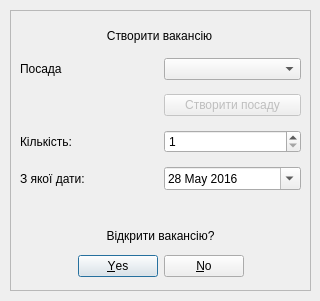
<?xml version="1.0" encoding="UTF-8"?>
<ui version="4.0">
 <class>Dialog_openVacancy</class>
 <widget class="QDialog" name="Dialog_openVacancy">
  <property name="geometry">
   <rect>
    <x>0</x>
    <y>0</y>
    <width>320</width>
    <height>301</height>
   </rect>
  </property>
  <property name="windowTitle">
   <string>Створити вакансію</string>
  </property>
  <widget class="QFrame" name="frame">
   <property name="geometry">
    <rect>
     <x>10</x>
     <y>10</y>
     <width>301</width>
     <height>281</height>
    </rect>
   </property>
   <property name="frameShape">
    <enum>QFrame::StyledPanel</enum>
   </property>
   <property name="frameShadow">
    <enum>QFrame::Raised</enum>
   </property>
   <widget class="QWidget" name="gridLayoutWidget_2">
    <property name="geometry">
     <rect>
      <x>10</x>
      <y>40</y>
      <width>281</width>
      <height>151</height>
     </rect>
    </property>
    <layout class="QGridLayout" name="gridLayout_2">
     <item row="0" column="1">
      <widget class="QComboBox" name="select_positions">
       <property name="cursor">
        <cursorShape>PointingHandCursor</cursorShape>
       </property>
      </widget>
     </item>
     <item row="3" column="0">
      <widget class="QLabel" name="label_4">
       <property name="text">
        <string>З якої дати:</string>
       </property>
      </widget>
     </item>
     <item row="2" column="1">
      <widget class="QSpinBox" name="vacCount">
       <property name="cursor">
        <cursorShape>PointingHandCursor</cursorShape>
       </property>
       <property name="minimum">
        <number>1</number>
       </property>
      </widget>
     </item>
     <item row="2" column="0">
      <widget class="QLabel" name="label_5">
       <property name="text">
        <string>Кількість:</string>
       </property>
      </widget>
     </item>
     <item row="3" column="1">
      <widget class="QDateEdit" name="openDate">
       <property name="cursor">
        <cursorShape>PointingHandCursor</cursorShape>
       </property>
       <property name="calendarPopup">
        <bool>true</bool>
       </property>
       <property name="date">
        <date>
         <year>2016</year>
         <month>5</month>
         <day>28</day>
        </date>
       </property>
      </widget>
     </item>
     <item row="0" column="0">
      <widget class="QLabel" name="label_7">
       <property name="text">
        <string>Посада</string>
       </property>
      </widget>
     </item>
     <item row="1" column="1">
      <widget class="QPushButton" name="button_createPosition">
       <property name="enabled">
        <bool>false</bool>
       </property>
       <property name="cursor">
        <cursorShape>PointingHandCursor</cursorShape>
       </property>
       <property name="text">
        <string>Створити посаду</string>
       </property>
       <property name="autoDefault">
        <bool>false</bool>
       </property>
      </widget>
     </item>
    </layout>
    <zorder>openDate</zorder>
    <zorder>label_4</zorder>
    <zorder>label_5</zorder>
    <zorder>label_7</zorder>
    <zorder>select_positions</zorder>
    <zorder>button_createPosition</zorder>
    <zorder>vacCount</zorder>
   </widget>
   <widget class="QLabel" name="label_6">
    <property name="geometry">
     <rect>
      <x>10</x>
      <y>210</y>
      <width>281</width>
      <height>31</height>
     </rect>
    </property>
    <property name="text">
     <string>Відкрити вакансію?</string>
    </property>
    <property name="alignment">
     <set>Qt::AlignCenter</set>
    </property>
   </widget>
   <widget class="QWidget" name="verticalLayoutWidget_2">
    <property name="geometry">
     <rect>
      <x>9</x>
      <y>10</y>
      <width>281</width>
      <height>31</height>
     </rect>
    </property>
    <layout class="QVBoxLayout" name="verticalLayout_2">
     <item>
      <widget class="QLabel" name="label_8">
       <property name="text">
        <string>Створити вакансію</string>
       </property>
       <property name="alignment">
        <set>Qt::AlignCenter</set>
       </property>
      </widget>
     </item>
    </layout>
   </widget>
   <widget class="QDialogButtonBox" name="buttonBox">
    <property name="geometry">
     <rect>
      <x>0</x>
      <y>240</y>
      <width>301</width>
      <height>32</height>
     </rect>
    </property>
    <property name="orientation">
     <enum>Qt::Horizontal</enum>
    </property>
    <property name="standardButtons">
     <set>QDialogButtonBox::No|QDialogButtonBox::Yes</set>
    </property>
    <property name="centerButtons">
     <bool>true</bool>
    </property>
   </widget>
   <zorder>gridLayoutWidget_2</zorder>
   <zorder>verticalLayoutWidget_2</zorder>
   <zorder>label_6</zorder>
   <zorder>buttonBox</zorder>
  </widget>
 </widget>
 <resources/>
 <connections>
  <connection>
   <sender>buttonBox</sender>
   <signal>accepted()</signal>
   <receiver>Dialog_openVacancy</receiver>
   <slot>accept()</slot>
   <hints>
    <hint type="sourcelabel">
     <x>248</x>
     <y>254</y>
    </hint>
    <hint type="destinationlabel">
     <x>157</x>
     <y>274</y>
    </hint>
   </hints>
  </connection>
  <connection>
   <sender>buttonBox</sender>
   <signal>rejected()</signal>
   <receiver>Dialog_openVacancy</receiver>
   <slot>reject()</slot>
   <hints>
    <hint type="sourcelabel">
     <x>316</x>
     <y>260</y>
    </hint>
    <hint type="destinationlabel">
     <x>286</x>
     <y>274</y>
    </hint>
   </hints>
  </connection>
 </connections>
</ui>
